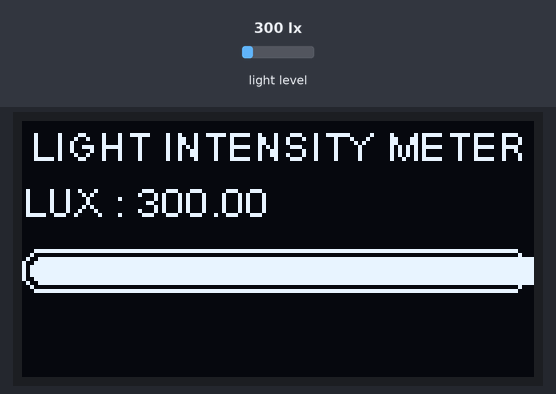
A sketch run on a simulated Arduino Uno, built with avr-gcc and run on an emulated ATmega328P. Parts: 128×64 one-colour display. Inputs (shaded band) come from the test bench; at power-on: light level 300 lx.

Above: at 1.2 s.
1.3 s: light level set to 40 lx
At 1.9 s:
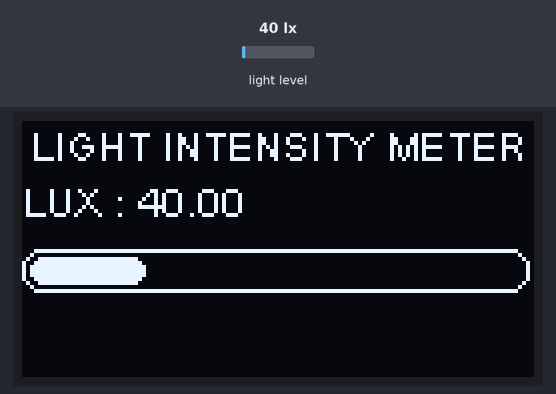
2.8 s: light level set to 500 lx
At 3.7 s:
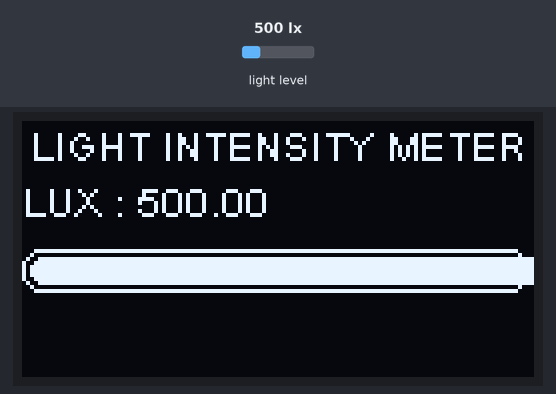
4.3 s: light level set to 1000 lx
At 4.8 s:
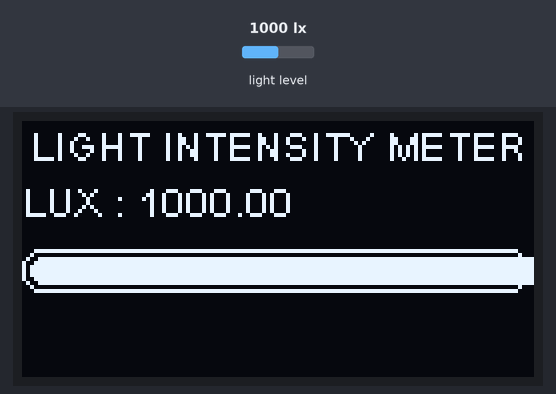
Timing chart, 0 to 7.3 s (numbered marks = the images above; inputs shaded):
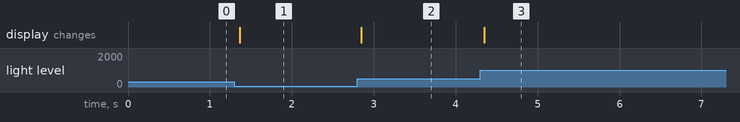

The sketch:

ESPBH1750.ino
```cpp
#include <SPI.h>
#include <Wire.h>
#include "SH1106Wire.h"
#include <BH1750.h>
#include <Wire.h>

BH1750 lightMeter(0x23); //lightmeter instance with address
SH1106Wire display(0x3c, 21, 22); //oled instance with address and SDA and SCL pins

void printDisplay();
void drawProgressBarDemo();

void setup() {
  Serial.begin(115200);
  Wire.begin();
  lightMeter.begin();
  display.init();
  display.setFont(ArialMT_Plain_10);
}

void loop() {
  printDisplay();
  delay(60);
}
void drawProgressBarDemo() {
  float h = lightMeter.readLightLevel();
  display.setTextAlignment(TEXT_ALIGN_CENTER);
  display.drawString(64, 0, "LIGHT INTENSITY METER");
  display.setTextAlignment(TEXT_ALIGN_LEFT);
  display.drawString(0, 14, "LUX : " + String(h));
  display.drawProgressBar(0, 32, 126, 10, h/2);

}

void printDisplay(){
  display.clear();
  drawProgressBarDemo();
  display.display();
}
```

Measured:
- after the input at 1.3 s, the display: changes after 0.06 s (image 1)
- after the input at 2.8 s, the display: changes after 0.05 s (image 2)
- after the input at 4.3 s, the display: changes after 0.05 s (image 3)
